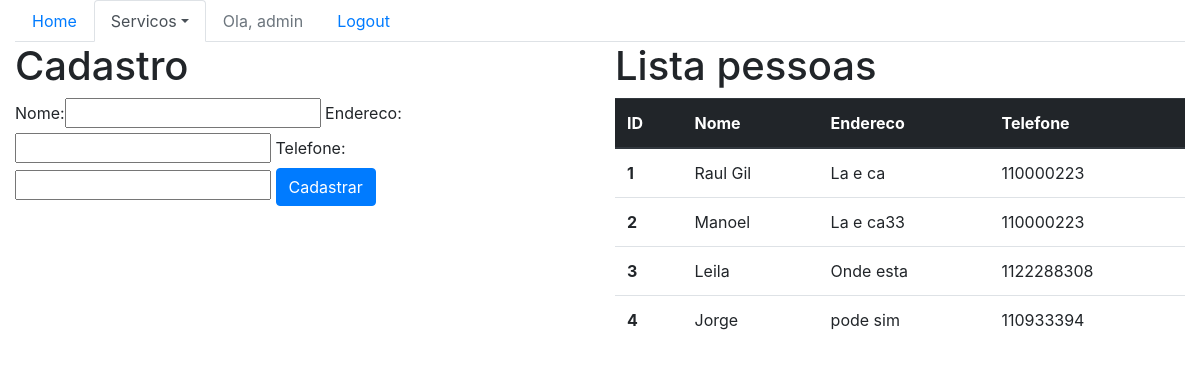
The app's page /sistema/pessoas/ (signed in), older data.
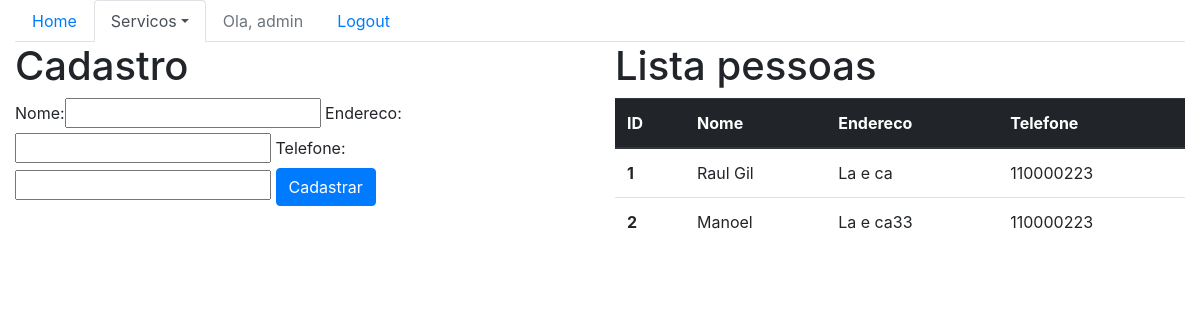
The same page, newer data.
### core/models.py (models this page shows, shortened)
class Pessoa(models.Model):
    nome = models.CharField(max_length=100)
    endereco = models.CharField(max_length=200)
    telefone = models.CharField(max_length=20)

### core/views.py (the view)
@login_required()
def lista_pessoas(request):
    pessoas = Pessoa.objects.all()
    form = PessoaForm()
    data = {'pessoas': pessoas, 'form': form}
    return render(request, 'core/lista_pessoas.html', data)

### core/forms.py
class PessoaForm(ModelForm):
    class Meta:
        model = Pessoa
        fields = '__all__'

### core/templates/core/lista_pessoas.html (shortened to what this page needs)
{% extends 'base.html' %}
{% load bootstrap %}
{% block menu%}
    <ul class="nav nav-tabs">
        <li class="nav-item">
            <a class="nav-link" href="{% url 'core_home' %}">Home</a>
        </li>
        <li class="nav-item dropdown">
        <li class="nav-item active dropdown">
            <a class="nav-link dropdown-toggle active" data-toggle="dropdown" href="#" role="button" aria-haspopup="true" aria-expanded="false">Servicos</a>
        </li>
        {% if user.is_authenticated %}
            <li class="nav-item">
                    <a class="nav-link disabled" href="">Ola, {{ user }}</a>
            </li>
            <li class="nav-item">
                    <a class="nav-link" href="{% url 'logout' %}">Logout</a>
            </li>
        {% else %}
            <li class="nav-item">
                    <a class="nav-link" href="{% url 'login' %}">Login</a>
            </li>
        {% endif %}
    </ul>
{% endblock %}
{% block main %}
<div class="row">
    <div class="col-sm-6">
            <h1>Cadastro</h1>
        <form action="{% url 'core_pessoa_novo' %}" method="POST">
            {{ form|bootstrap }}
            <button type="submit" class="btn btn-primary">Cadastrar</button>
        </form>
    </div>
    <div class="col-sm-6">
            <h1>Lista pessoas</h1>
            <table class="table">
                <thead class="thead-dark">
                    <tr>
                    <th scope="col">ID</th>
                    <th scope="col">Nome</th>
                    <th scope="col">Endereco</th>
                    <th scope="col">Telefone</th>
                    </tr>
                </thead>
                <tbody>
                    {% for pessoa in pessoas%}
                    <tr>
                    <th scope="row">{{ pessoa.id }}</th>
                    <td>{{ pessoa.nome }}</td>
                    <td>{{ pessoa.endereco }}</td>
                    <td>{{ pessoa.telefone }}</td>
                    </tr>
                    {% endfor %}
                </tbody>
            </table>
    </div>
</div>
{% endblock %}

Row changes from the older to the newer data that the page shows:
removed Pessoa: id "3", nome "Leila", endereco "Onde esta", telefone "1122288308"
removed Pessoa: id "4", nome "Jorge", endereco "pode sim", telefone "110933394"
